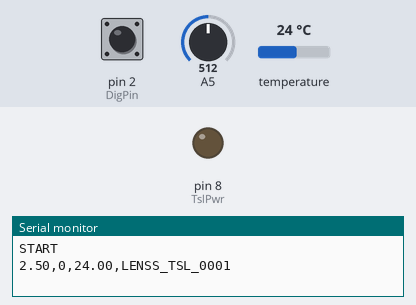
This sketch was run on a simulated Arduino Uno, built with avr-gcc and run on an emulated ATmega328P. Shown: output pins drawn as LEDs (lit = HIGH), the last lines printed to the serial monitor. Inputs (shaded band) come from the test bench; at power-on: A5 = 512, pin 2 (DigPin) HIGH, temperature 24 °C.

Above: at 2.2 s.
2.3 s: A5 set to 496
At 4.0 s:
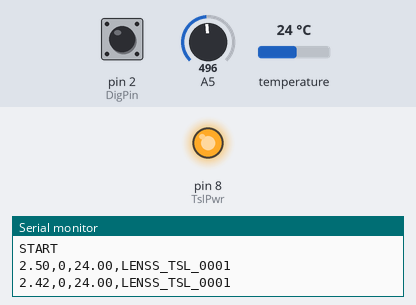
4.7 s: A5 set to 716
At 6.7 s:
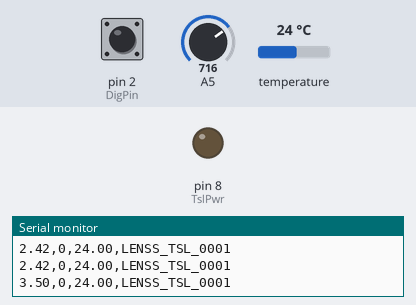
7.0 s: A5 set to 511
At 8.1 s:
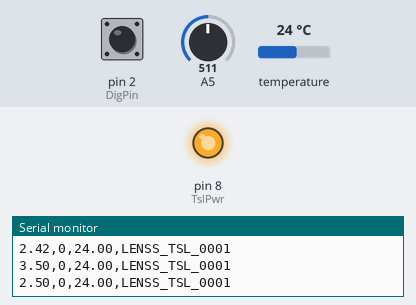
Timing chart, 0 to 10.0 s (numbered marks = the images above; inputs shaded):
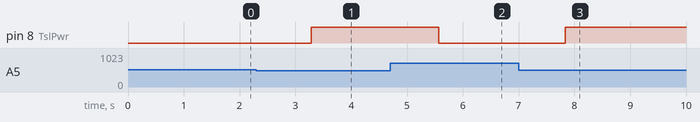

Measured:
- the behaviour switches between 512 and 511 on A5 (found by bisection; images 0 and 1)
- after the input at 2.3 s, pin 8 (TslPwr): LOW → HIGH after 0.99 s
- after the input at 4.7 s, pin 8 (TslPwr): HIGH → LOW after 0.87 s
- after the input at 7.0 s, pin 8 (TslPwr): LOW → HIGH after 0.84 s

The sketch:

TSL237_Uno.ino
```cpp
#include <OneWire.h>
#include <DallasTemperature.h>

#define TSLserialNR "LENSS_TSL_0001"
#define ONE_WIRE_BUS 4

volatile unsigned long cnt = 0;
unsigned long t = 0;
unsigned long last;

int DigPin = 2;
int TslPwr = 8;
int IntPin = 0;

unsigned long hz;
unsigned long oldcnt;

int inByte = 0; //incoming serial byte

OneWire oneWire(ONE_WIRE_BUS);
DallasTemperature sensors(&oneWire);

void irq1() {
  cnt++;
}

void setup() {
  Serial.begin(9600);
  while (!Serial) {
    ;
  }
  Serial.println("START");
  delay(1000);

  pinMode(DigPin, INPUT);
  pinMode(TslPwr, OUTPUT);
  digitalWrite(DigPin, HIGH);
  pinMode(TslPwr, HIGH);
  attachInterrupt(IntPin, irq1, RISING);

  sensors.begin();
}

void loop()
{
  float lux = analogRead(A5);
  float AVolt = lux * 5/1023;
  sensors.requestTemperatures();

  if (AVolt > 2.5)
  {
    digitalWrite(TslPwr, LOW);
    hz = 0;
  }
  else
  {
    digitalWrite(TslPwr, HIGH);
    if (millis() - last >= 1000)
    {
      t = cnt;
      hz = t - oldcnt;
    }
  }

  if (millis() - last >= 1000)
  {
    Serial.print(AVolt); Serial.print(",");
    last = millis();
    Serial.print(hz); Serial.print(",");
    oldcnt = t;

    Serial.print(sensors.getTempCByIndex(0)); Serial.print(",");
    Serial.println(TSLserialNR);
  }
}
```
